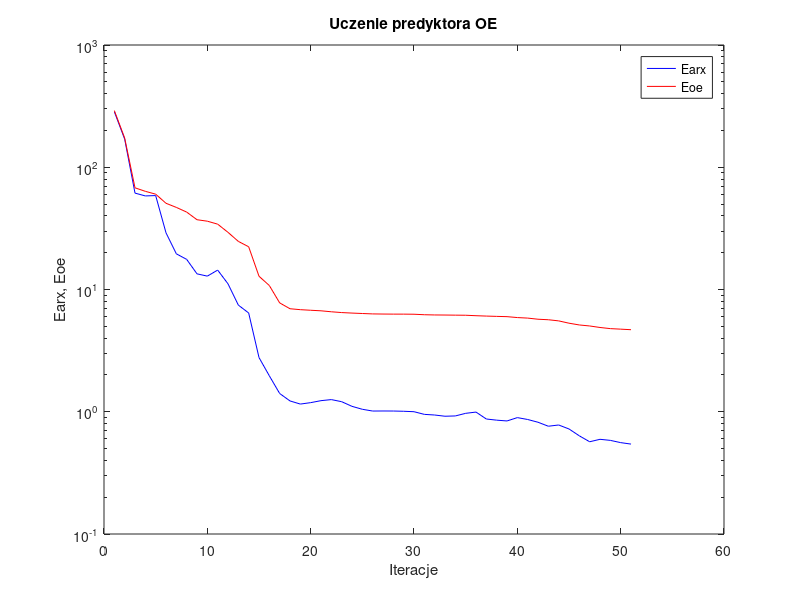
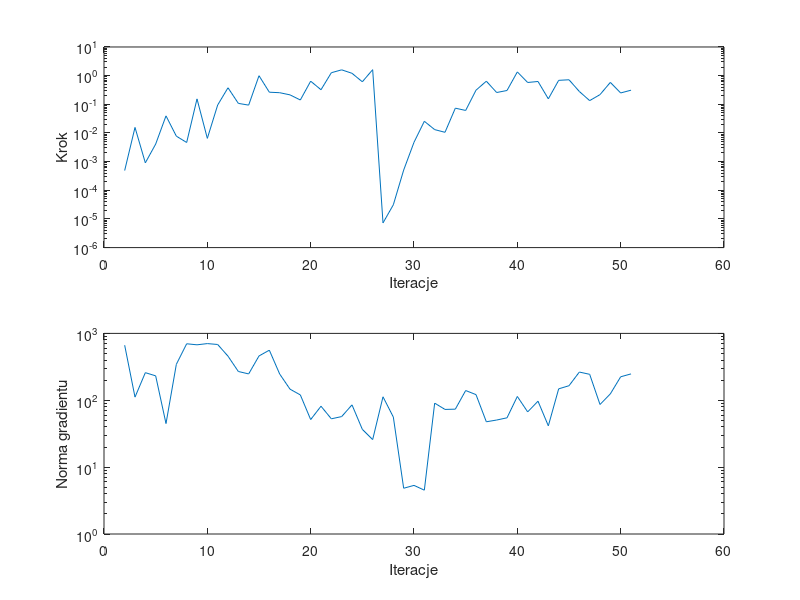

Reproduce these figures in MATLAB, in order.
%uczenie predyktora oe
clear all;
n=0; farx(n+1)=2.844921e+002; foe(n+1)=2.907151e+002; wspucz(n+1)=0.000000e+000; ng(n+1)=0.000000e+000;
%odnowa zmiennej metryki
n=1; farx(n+1)=1.699109e+002; foe(n+1)=1.733947e+002; krok(n+1)=4.884852e-004; ng(n+1)=6.654868e+002;
n=2; farx(n+1)=6.144442e+001; foe(n+1)=6.788854e+001; krok(n+1)=1.559274e-002; ng(n+1)=1.114073e+002;
n=3; farx(n+1)=5.827105e+001; foe(n+1)=6.354991e+001; krok(n+1)=9.064776e-004; ng(n+1)=2.586459e+002;
n=4; farx(n+1)=5.865999e+001; foe(n+1)=6.024199e+001; krok(n+1)=4.090464e-003; ng(n+1)=2.317885e+002;
n=5; farx(n+1)=2.908486e+001; foe(n+1)=5.073576e+001; krok(n+1)=3.946598e-002; ng(n+1)=4.482325e+001;
n=6; farx(n+1)=1.958575e+001; foe(n+1)=4.694473e+001; krok(n+1)=7.737158e-003; ng(n+1)=3.445186e+002;
n=7; farx(n+1)=1.763595e+001; foe(n+1)=4.298605e+001; krok(n+1)=4.653602e-003; ng(n+1)=6.994618e+002;
n=8; farx(n+1)=1.342961e+001; foe(n+1)=3.721977e+001; krok(n+1)=1.545508e-001; ng(n+1)=6.748764e+002;
n=9; farx(n+1)=1.286486e+001; foe(n+1)=3.620548e+001; krok(n+1)=6.475792e-003; ng(n+1)=7.037370e+002;
n=10; farx(n+1)=1.441411e+001; foe(n+1)=3.424302e+001; krok(n+1)=9.431389e-002; ng(n+1)=6.825363e+002;
n=11; farx(n+1)=1.112808e+001; foe(n+1)=2.934664e+001; krok(n+1)=3.772555e-001; ng(n+1)=4.564527e+002;
n=12; farx(n+1)=7.453977e+000; foe(n+1)=2.474961e+001; krok(n+1)=1.076361e-001; ng(n+1)=2.693396e+002;
n=13; farx(n+1)=6.425530e+000; foe(n+1)=2.236825e+001; krok(n+1)=9.363811e-002; ng(n+1)=2.477064e+002;
n=14; farx(n+1)=2.775595e+000; foe(n+1)=1.283533e+001; krok(n+1)=9.937057e-001; ng(n+1)=4.598356e+002;
n=15; farx(n+1)=1.967572e+000; foe(n+1)=1.077785e+001; krok(n+1)=2.640676e-001; ng(n+1)=5.609393e+002;
n=16; farx(n+1)=1.410363e+000; foe(n+1)=7.770498e+000; krok(n+1)=2.539877e-001; ng(n+1)=2.469313e+002;
n=17; farx(n+1)=1.225856e+000; foe(n+1)=6.960561e+000; krok(n+1)=2.134155e-001; ng(n+1)=1.466043e+002;
n=18; farx(n+1)=1.155664e+000; foe(n+1)=6.839496e+000; krok(n+1)=1.414327e-001; ng(n+1)=1.202157e+002;
n=19; farx(n+1)=1.187271e+000; foe(n+1)=6.764151e+000; krok(n+1)=6.404647e-001; ng(n+1)=5.144159e+001;
n=20; farx(n+1)=1.232374e+000; foe(n+1)=6.694780e+000; krok(n+1)=3.223140e-001; ng(n+1)=8.148430e+001;
n=21; farx(n+1)=1.257355e+000; foe(n+1)=6.573432e+000; krok(n+1)=1.264530e+000; ng(n+1)=5.280466e+001;
n=22; farx(n+1)=1.208547e+000; foe(n+1)=6.476804e+000; krok(n+1)=1.594157e+000; ng(n+1)=5.701914e+001;
n=23; farx(n+1)=1.107276e+000; foe(n+1)=6.414909e+000; krok(n+1)=1.206842e+000; ng(n+1)=8.534704e+001;
n=24; farx(n+1)=1.047655e+000; foe(n+1)=6.363399e+000; krok(n+1)=6.107131e-001; ng(n+1)=3.671255e+001;
n=25; farx(n+1)=1.013548e+000; foe(n+1)=6.314878e+000; krok(n+1)=1.616601e+000; ng(n+1)=2.583073e+001;
%odnowa zmiennej metryki
n=26; farx(n+1)=1.014577e+000; foe(n+1)=6.298857e+000; krok(n+1)=7.258975e-006; ng(n+1)=1.126745e+002;
n=27; farx(n+1)=1.013847e+000; foe(n+1)=6.289684e+000; krok(n+1)=3.117913e-005; ng(n+1)=5.608407e+001;
n=28; farx(n+1)=1.009103e+000; foe(n+1)=6.287868e+000; krok(n+1)=5.067687e-004; ng(n+1)=4.835266e+000;
n=29; farx(n+1)=1.000837e+000; foe(n+1)=6.276231e+000; krok(n+1)=4.723705e-003; ng(n+1)=5.333107e+000;
n=30; farx(n+1)=9.519920e-001; foe(n+1)=6.218117e+000; krok(n+1)=2.556212e-002; ng(n+1)=4.524972e+000;
n=31; farx(n+1)=9.404351e-001; foe(n+1)=6.191306e+000; krok(n+1)=1.308616e-002; ng(n+1)=9.058101e+001;
n=32; farx(n+1)=9.189955e-001; foe(n+1)=6.182221e+000; krok(n+1)=1.053841e-002; ng(n+1)=7.294837e+001;
n=33; farx(n+1)=9.241831e-001; foe(n+1)=6.168826e+000; krok(n+1)=7.327928e-002; ng(n+1)=7.361638e+001;
n=34; farx(n+1)=9.706859e-001; foe(n+1)=6.157896e+000; krok(n+1)=6.101994e-002; ng(n+1)=1.397851e+002;
n=35; farx(n+1)=9.940383e-001; foe(n+1)=6.104423e+000; krok(n+1)=3.106282e-001; ng(n+1)=1.214678e+002;
n=36; farx(n+1)=8.723310e-001; foe(n+1)=6.062034e+000; krok(n+1)=6.400584e-001; ng(n+1)=4.767085e+001;
n=37; farx(n+1)=8.535505e-001; foe(n+1)=6.027667e+000; krok(n+1)=2.577175e-001; ng(n+1)=5.062523e+001;
n=38; farx(n+1)=8.407701e-001; foe(n+1)=5.996769e+000; krok(n+1)=3.031633e-001; ng(n+1)=5.464811e+001;
n=39; farx(n+1)=8.955629e-001; foe(n+1)=5.895131e+000; krok(n+1)=1.348916e+000; ng(n+1)=1.139388e+002;
n=40; farx(n+1)=8.643744e-001; foe(n+1)=5.835943e+000; krok(n+1)=5.770438e-001; ng(n+1)=6.699597e+001;
n=41; farx(n+1)=8.206941e-001; foe(n+1)=5.712582e+000; krok(n+1)=6.258076e-001; ng(n+1)=9.685568e+001;
n=42; farx(n+1)=7.613449e-001; foe(n+1)=5.658285e+000; krok(n+1)=1.550419e-001; ng(n+1)=4.145943e+001;
n=43; farx(n+1)=7.793709e-001; foe(n+1)=5.537836e+000; krok(n+1)=6.855549e-001; ng(n+1)=1.481850e+002;
n=44; farx(n+1)=7.230185e-001; foe(n+1)=5.301269e+000; krok(n+1)=7.178655e-001; ng(n+1)=1.649880e+002;
n=45; farx(n+1)=6.353487e-001; foe(n+1)=5.128162e+000; krok(n+1)=2.800362e-001; ng(n+1)=2.641118e+002;
n=46; farx(n+1)=5.682470e-001; foe(n+1)=5.031955e+000; krok(n+1)=1.344556e-001; ng(n+1)=2.443854e+002;
n=47; farx(n+1)=5.951464e-001; foe(n+1)=4.890566e+000; krok(n+1)=2.176076e-001; ng(n+1)=8.646535e+001;
n=48; farx(n+1)=5.832918e-001; foe(n+1)=4.786444e+000; krok(n+1)=5.810114e-001; ng(n+1)=1.245768e+002;
n=49; farx(n+1)=5.591335e-001; foe(n+1)=4.738785e+000; krok(n+1)=2.488881e-001; ng(n+1)=2.243954e+002;
n=50; farx(n+1)=5.438648e-001; foe(n+1)=4.689692e+000; krok(n+1)=3.106282e-001; ng(n+1)=2.478136e+002;

figure; semilogy(farx,'b'); hold on; semilogy(foe,'r'); xlabel('Iteracje'); ylabel('Earx, Eoe'); legend('Earx','Eoe'); title('Uczenie predyktora OE');
figure; subplot(2,1,1); semilogy(krok); xlabel('Iteracje'); ylabel('Krok');
subplot(2,1,2); semilogy(ng); xlabel('Iteracje'); ylabel('Norma gradientu');
Earx=farx(n+1)
Eoe=foe(n+1)
